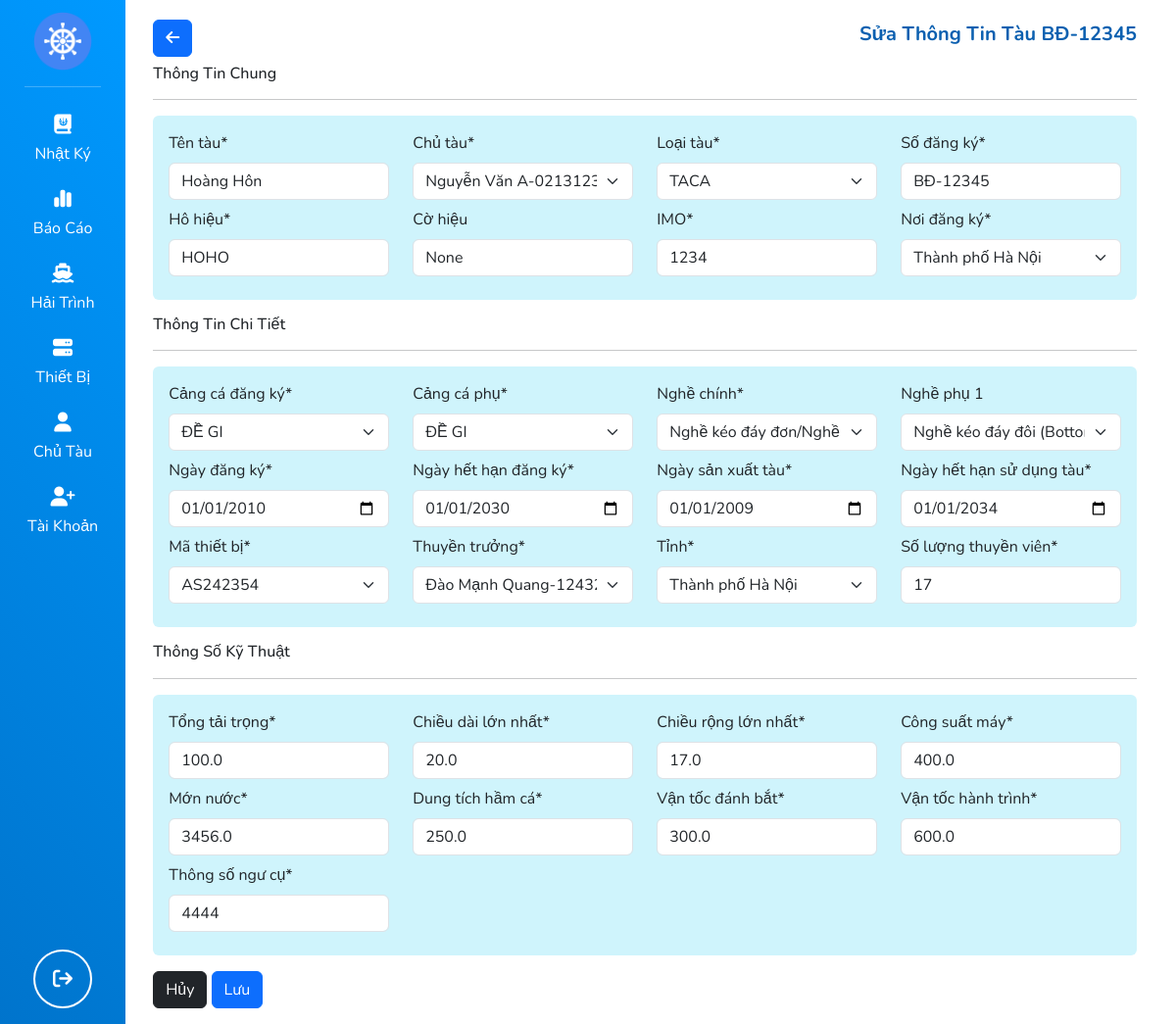
Page /device/edit-device/2/ (signed in) on the earlier database version.
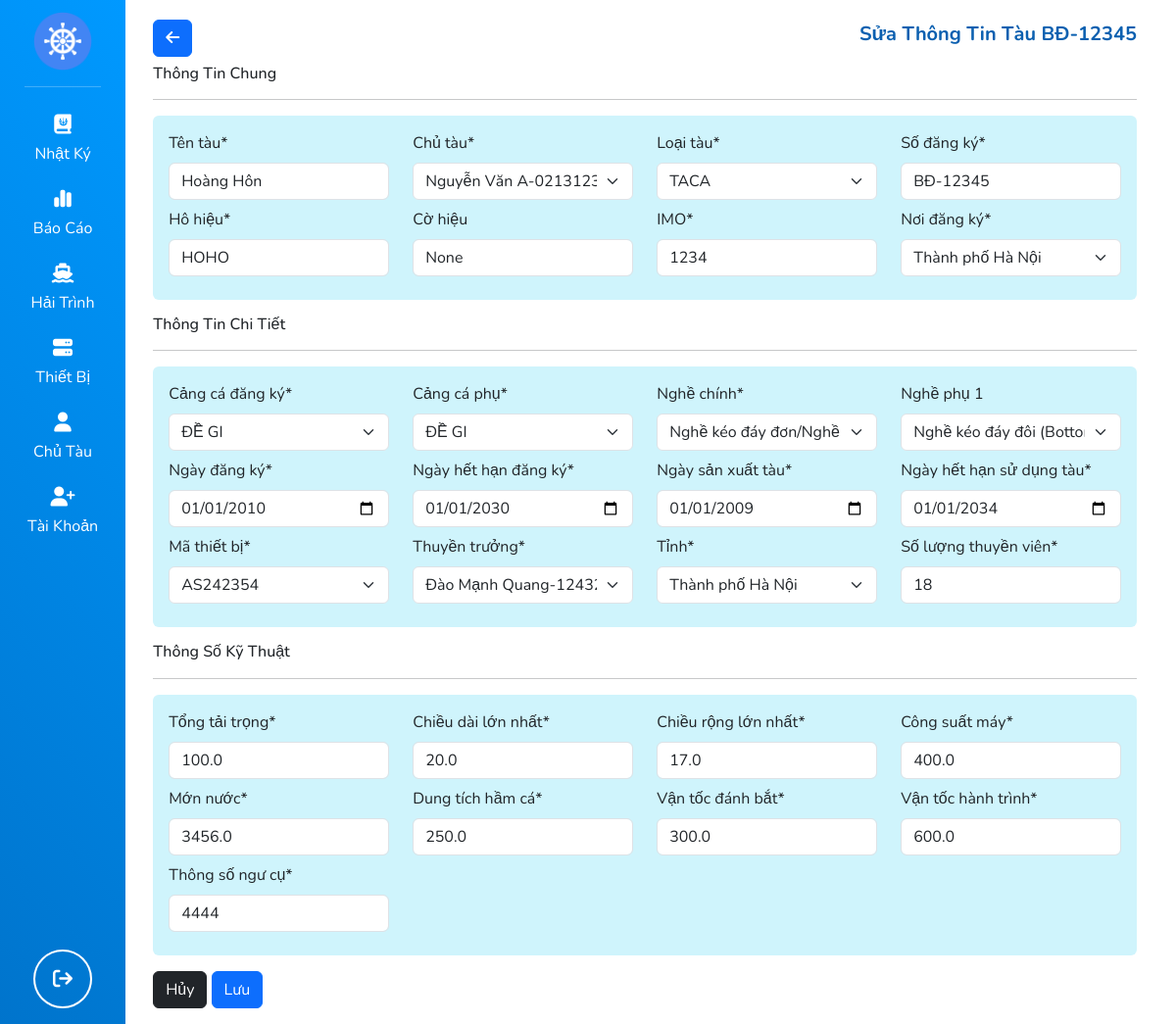
Same page on the later database version.
### core/models.py (models this page shows, shortened)
class BangTau(models.Model):
    ID = models.BigAutoField(
        auto_created=True, primary_key=True, serialize=False, verbose_name='ID'
    )
    IDTau = models.UUIDField(
        unique=True,
        editable=False,
        default=uuid.uuid4,
        help_text='Mã định danh tàu'
    )
    SoDangKy = models.CharField(
        max_length=15, null=False, default='',
        help_text='Số đăng ký'
    ) # số đăng ký giống như biển số của tàu
    TenTau = models.CharField(max_length=128,
        null=False, default='', help_text='Tên tàu')
    HoHieu = models.CharField(max_length=128,
        null=False, default='', help_text='Hô hiệu')
    CoHieu = models.CharField(max_length=128,
        null=True, blank=True, help_text='Cờ hiệu')
    IMO = models.CharField(max_length=128, null=False, default='',
        help_text='IMO - International Maritime Organization - Tổ chức hàng hải quốc tế'
    )
    NoiDangKy = models.ForeignKey(
        BangDonViHanhChinhCapTinh,
        on_delete=models.DO_NOTHING,
        null=False,
        default=1
    )
    CangCaDangKy = models.ForeignKey(
        related_name='cangcadangky',
        to=BangCangCa,
        on_delete=models.DO_NOTHING,
        editable=False,
        null=False,
        default=1
    )
    CangCaPhu = models.ForeignKey(
        related_name='cangcadangky_2',
        to=BangCangCa,
        on_delete=models.DO_NOTHING,
        editable=False,
        null=False,
        default=1
    )
    NgheChinh = models.ForeignKey(
        related_name='nghechinh',
        to=BangNganhNgheKhaiThac,
        on_delete=models.DO_NOTHING,
        null=False,
        default=1
    )
    NghePhu1 = models.ForeignKey(related_name='nghephu_1',
        to=BangNganhNgheKhaiThac,
        on_delete=models.DO_NOTHING,
        null=True, blank=True
    )
    NghePhu2 = models.ForeignKey(related_name='nghephu_2',
        to=BangNganhNgheKhaiThac,
        on_delete=models.DO_NOTHING,
        null=True, blank=True
    )
    NgayDangKy = models.DateField(null=False, validators=[
        MinValueValidator(limit_value=date(1900, 1, 1)),
        MaxValueValidator(limit_value=date.today())
    ], help_text='Ngày đăng ký', default=date(1900, 1, 1))
    NgayHetHanDangKy = models.DateField(null=False,
        help_text='Ngày hết hạn đăng ký',
        default=date(1900, 1, 1)
    )
    TongTaiTrong = models.FloatField(null=False,
        default=0, help_text='Tổng trọng tải tàu')
    ChieuDaiLonNhat = models.FloatField(null=False,
        default=0, help_text='Chiều dài tàu')
    ChieuRongLonNhat = models.FloatField(null=False,
        default=0, help_text='Chiều rộng tàu')
    CongSuatMay = models.FloatField(null=False,
        default=0, help_text='Công suất máy')
    MonNuoc = models.FloatField(null=False,
        default=0, help_text='Mớn nước')
    SoThuyenVien = models.IntegerField(null=False,
        default=0, help_text='Số thuyền viên')
    NgaySanXuat = models.DateField(null=True, blank=True, validators=[
        MinValueValidator(limit_value=date(1900, 1, 1)),
        MaxValueValidator(limit_value=date.today())
    ], help_text='Ngày sản xuất')
    NgayHetHan = models.DateField(null=True, blank=True, default=date(1900, 1, 1), help_text='Ngày hết hạn')
    LoaiTau = models.ForeignKey(
        BangMaLoaiTau,
        on_delete=models.DO_NOTHING,
        null=False, default=1
    )
    DungTichHamCa = models.FloatField(null=True,
        blank=True, help_text='Dung tích hầm cá')
    VanTocDanhBat = models.FloatField(null=False,
        default=0, help_text='Vận tốc tàu chạy lúc đánh bắt')
    VanTocHanhTrinh = models.FloatField(null=False,
        default=0, help_text='Vận tốc lớn nhất của tàu')
    IDDevice = models.OneToOneField(
        BangThietBiNhatKyKhaiThac,
        on_delete=models.DO_NOTHING,
        null=True,
        blank=True
    )
    IDChuTau = models.ForeignKey(
        BangChuTau,
        on_delete=models.DO_NOTHING,
        related_name='bangtau_chutau',
        null=True, blank=True,
    )
    IDThuyenTruong = models.OneToOneField(
        BangThuyenTruong,
        on_delete=models.DO_NOTHING,
        null=True,
        blank=True
    )
    IDTinh = models.ForeignKey(
        related_name='bang_tau_tinh',
        to=BangDonViHanhChinhCapTinh,
        on_delete=models.DO_NOTHING,
        null=False,
        default=1
    )
    ThongSoNguCu = models.CharField(max_length=255, null=False,
        default='', help_text='Thông số ngư cụ')
    class Meta:
        verbose_name_plural = "Bảng tàu"

class BangThietBiNhatKyKhaiThac(models.Model):
    ID = models.BigAutoField(
        auto_created=True, primary_key=True, serialize=False, verbose_name='ID'
    )
    IDThietBi = models.UUIDField(
        unique=True,
        editable=False,
        default=uuid.uuid4,
        help_text='Mã định danh thiết bị'
    )
    SerialNumber = models.CharField(max_length=10, null=False,
        default='', help_text='Số serial của thiết bị')
    NgaySanXuat = models.DateField(
        null=True, blank=True,
        help_text='Ngày sản xuất',
        validators=[
            MinValueValidator(limit_value=date(1900, 1, 1)),
            MaxValueValidator(limit_value=date.today())
        ]
    )
    FWVersion = models.CharField(max_length=10, null=False,
        default='', help_text='Version Firmware')
    is_active = models.BooleanField(default=False)
    class Meta:
        verbose_name_plural = "Bảng thiết bị nhật ký khai thác"

class BangThuyenTruong(models.Model):
    ID = models.BigAutoField(
        auto_created=True, primary_key=True, serialize=False, verbose_name='ID'
    )
    IDThuyenTruong = models.UUIDField(
        unique=True,
        editable=False,
        default=uuid.uuid4,
        help_text='Mã định danh chủ tàu'
    )
    HoTen = models.CharField(
        max_length=500, null=False, default='',
        help_text='Họ tên thuyền trưởng'
    )
    CMND_CCCD = models.CharField(
        max_length=20,
        null=False,
        default='',
        help_text='Chứng minh nhân dân thuyền trưởng'
    )
    NgaySinh = models.DateField(null=False,
        validators=[
            MinValueValidator(limit_value=date(1900, 1, 1)),
            MaxValueValidator(limit_value=date.today())
        ],
        help_text='Ngày tháng năm sinh thuyền trưởng',
        default=date(1900, 1, 1)
    )
    DiaChi = models.CharField(
        max_length=500, null=False, default='',
        help_text='Địa chỉ thuyền trưởng'
    )
    DienThoai = models.CharField(
        max_length=20, null=False, default='',
        help_text='Số điện thoại thuyền trưởng'
    )
    Fax = models.CharField(max_length=20, null=True, blank=True)
    Email = models.CharField(max_length=100, null=True, blank=True)
    MaHuyen = models.ForeignKey(
        BangDonViHanhChinhCapHuyen,
        on_delete=models.DO_NOTHING,
        null=False,
        default=1
    )
    hasShip = models.BooleanField(default=False)
    class Meta:
        verbose_name_plural = "Bảng thuyền trưởng"

### core/views.py (the view, shortened to what this page needs)
# urls.py: path('device/edit-device/<pk>/', edit_device_view, name='edit-device'),
@login_required(login_url='/login/')
def edit_device_view(request, pk):
    try:
        item = BangTau.objects.get(pk=pk)
    except Exception as e:
        messages.info(request, f'Không tìm thấy thông tin tàu hợp lệ!')
        redirect('device-view')
    shipowners = BangChuTau.objects.all()
    ship_type_list = BangMaLoaiTau.objects.all()
    city_list = BangDonViHanhChinhCapTinh.objects.all()
    gate_list = BangCangCa.objects.all()
    job_list = BangNganhNgheKhaiThac.objects.all()
    device_list = BangThietBiNhatKyKhaiThac.objects.all().exclude(is_active=True)
    captain_list = BangThuyenTruong.objects.all().exclude(hasShip=True)
    return render(request, 'core/edit-device.html', {
        'item': item,
        'shipowners': shipowners,
        'ship_type_list': ship_type_list,
        'city_list': city_list,
        'gate_list': gate_list,
        'job_list': job_list,
        'device_list': device_list,
        'captain_list': captain_list,
    }, status=200)

### templates/core/edit-device.html (shortened to what the changed rows need)
{% extends 'base.html' %}
{% load static %}
{% block content %}
<form method="POST" onsubmit="return validateForm()">
<div class="row mt-1 mb-2">
    <div class="d-flex align-items-center justify-content-between">
        <a href="{% url 'device-view' %}" class="btn btn-primary"><i class="fa-solid fa-arrow-left"></i></a>
        <h3 class="fs-5 fw-bolder text-capitalize" style="color: #0B60B0;">
            Sửa thông tin tàu {{item.SoDangKy}}
        </h3>
    </div>
</div>
<div class="bg-info-subtle rounded p-3">
    <div class="row">
        <div class="col mb-2">
            <label for="tenTau" class="form-label">Tên tàu*</label>
            <input type="text" class="form-control" value="{{item.TenTau}}" name="tenTau" id="tenTau" required>
        </div>
        <div class="col mb-2">
            <label for="soDangKy" class="form-label">Số đăng ký*</label>
            <input type="text" class="form-control" value="{{item.SoDangKy}}" name="soDangKy" id="soDangKy" required>
        </div>
    </div>
    <div class="row">
        <div class="col mb-2">
            <label for="hoHieu" class="form-label">Hô hiệu*</label>
            <input type="text" class="form-control" value="{{item.HoHieu}}" name="hoHieu" id="hoHieu" required>
        </div>
        <div class="col mb-2">
            <label for="coHieu" class="form-label">Cờ hiệu</label>
            <input type="text" class="form-control" value="{{item.CoHieu}}" name="coHieu" id="coHieu">
        </div>
        <div class="col mb-2">
            <label for="IMO" class="form-label">IMO*</label>
            <input type="text" class="form-control" value="{{item.IMO}}" name="IMO" id="IMO" required>
        </div>
    </div>
</div>
<div class="bg-info-subtle rounded p-3">
    <div class="row">
        <div class="col mb-2">
            <label for="ngayDangKy" class="form-label">Ngày đăng ký*</label>
            <input type="date" class="form-control" value="{{item.NgayDangKy|date:"Y-m-d"}}" name="ngayDangKy" id="ngayDangKy" required>
        </div>
        <div class="col mb-2">
            <label for="ngayHetHanDangKy" class="form-label">Ngày hết hạn đăng ký*</label>
            <input type="date" class="form-control" value="{{item.NgayHetHanDangKy|date:"Y-m-d"}}" name="ngayHetHanDangKy" id="ngayHetHanDangKy" required>
        </div>
        <div class="col mb-2">
            <label for="ngaySanXuatTau" class="form-label">Ngày sản xuất tàu*</label>
            <input type="date" class="form-control" value="{{item.NgaySanXuat|date:"Y-m-d"}}" name="ngaySanXuatTau" id="ngaySanXuatTau" required>
        </div>
        <div class="col mb-2">
            <label for="ngayHetHanSuDung" class="form-label">Ngày hết hạn sử dụng tàu*</label>
            <input type="date" class="form-control" value="{{item.NgayHetHan|date:"Y-m-d"}}" name="ngayHetHanSuDung" id="ngayHetHanSuDung" required>
        </div>
    </div>
    <div class="row">
        <div class="col mb-2">
            <label for="maThietBi" class="form-label">Mã thiết bị*</label>
            <select name="maThietBi" id="maThietBi" class="form-select" required>
                <option value="{{item.IDDevice.ID}}" selected>{{item.IDDevice.SerialNumber}}</option>
            </select>
        </div>
        <div class="col mb-2">
            <label for="thuyenTruong" class="form-label">Thuyền trưởng*</label>
            <select name="thuyenTruong" id="thuyenTruong" class="form-select" required>
                <option value="{{item.IDThuyenTruong.ID}}">{{item.IDThuyenTruong.HoTen}}-{{item.IDThuyenTruong.CMND_CCCD}}</option>
            </select>
        </div>
        <div class="col mb-2">
            <label for="soLuongThuyenVien" class="form-label">Số lượng thuyền viên*</label>
            <input type="number" min="0" max="1000000" step="1" class="form-control" value="{{item.SoThuyenVien}}" name="soLuongThuyenVien" id="soLuongThuyenVien" required>
        </div>
    </div>
</div>
<div class="bg-info-subtle rounded p-3">
    <div class="row">
        <div class="col mb-2">
            <label for="tongTaiTrong" class="form-label">Tổng tải trọng*</label>
            <input type="number" min="1" max="1000000" step="0.01" class="form-control" value="{{item.TongTaiTrong}}" name="tongTaiTrong" id="tongTaiTrong" required>
        </div>
        <div class="col mb-2">
            <label for="chieuDaiLonNhat" class="form-label">Chiều dài lớn nhất*</label>
            <input type="number" min="1" max="1000000" step="0.01" class="form-control" value="{{item.ChieuDaiLonNhat}}" name="chieuDaiLonNhat" id="chieuDaiLonNhat" required>
        </div>
        <div class="col mb-2">
            <label for="chieuRongLonNhat" class="form-label">Chiều rộng lớn nhất*</label>
            <input type="number" min="1" max="1000000" step="0.01" class="form-control" value="{{item.ChieuRongLonNhat}}" name="chieuRongLonNhat" id="chieuRongLonNhat" required>
        </div>
        <div class="col mb-2">
            <label for="congSuatMay" class="form-label">Công suất máy*</label>
            <input type="number" min="1" max="1000000" step="0.01" class="form-control" value="{{item.CongSuatMay}}" name="congSuatMay" id="congSuatMay" required>
        </div>
    </div>
    <div class="row">
        <div class="col mb-2">
            <label for="monNuoc" class="form-label">Mớn nước*</label>
            <input type="number" min="1" max="1000000" step="0.01" class="form-control" value="{{item.MonNuoc}}" name="monNuoc" id="monNuoc" required>
        </div>
        <div class="col mb-2">
            <label for="dungTichHamCa" class="form-label">Dung tích hầm cá*</label>
            <input type="number" min="1" max="1000000" step="0.01" class="form-control" value="{{item.DungTichHamCa}}" name="dungTichHamCa" id="dungTichHamCa" required>
        </div>
        <div class="col mb-2">
            <label for="vanTocDanhBat" class="form-label">Vận tốc đánh bắt*</label>
            <input type="number" min="1" max="1000000" step="0.01" class="form-control" value="{{item.VanTocDanhBat}}" name="vanTocDanhBat" id="vanTocDanhBat" required>
        </div>
        <div class="col mb-2">
            <label for="vanTocHanhTrinh" class="form-label">Vận tốc hành trình*</label>
            <input type="number" min="1" max="1000000" step="0.01" class="form-control" value="{{item.VanTocHanhTrinh}}" name="vanTocHanhTrinh" id="vanTocHanhTrinh" required>
        </div>
    </div>
    <div class="row">
        <div class="col mb-2 col-sm-3 col-md-3 col-lg-3 col-xl-3 col-xxl-3">
            <label for="thongSoNguCu" class="form-label">Thông số ngư cụ*</label>
            <input type="text" class="form-control" value="{{item.ThongSoNguCu}}" name="thongSoNguCu" id="thongSoNguCu" required>
        </div>
    </div>
</div>
</form>
{% endblock content %}

Differences in the rows shown:
changed BangTau "BĐ-12345": soLuongThuyenVien "17" → "18"
